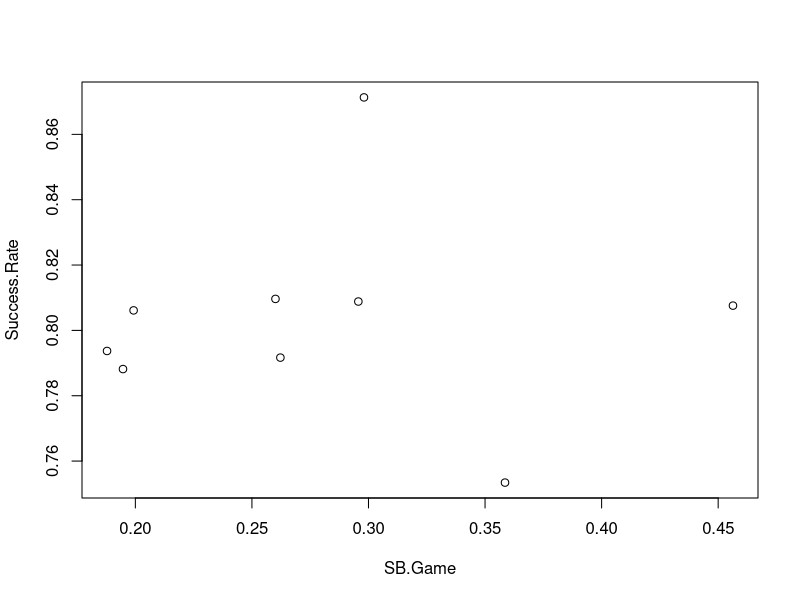

R code for this plot:
#!/usr/bin/env Rscript

players <- c("Ricky Henderson", "Lou Brock", "Ty Cobb",
             "Eddie Collins", "Max Carey", "Joe Morgan",
             "Luis Aparicio", "Paul Molitor", "Roberto Alomar")

SB <- c(1406,938,897,741,738,689,506,504,474)
CS <- c(335,307,212,195,109,162,136,131,114)
G <- c(3081,2616,3034,2826,2476,2649,2599,2683,2379)

SB.Attempt = SB + CS

Success.Rate = SB/SB.Attempt

SB.Game = SB / G

plot(SB.Game,Success.Rate)

